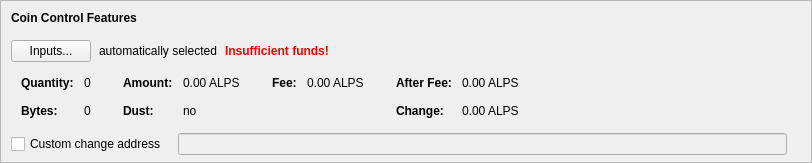
    <widget class="QFrame" name="frameCoinControl">
     <property name="sizePolicy">
      <sizepolicy hsizetype="Expanding" vsizetype="Expanding">
       <horstretch>0</horstretch>
       <verstretch>0</verstretch>
      </sizepolicy>
     </property>
     <property name="maximumSize">
      <size>
       <width>16777215</width>
       <height>16777215</height>
      </size>
     </property>
     <property name="frameShape">
      <enum>QFrame::StyledPanel</enum>
     </property>
     <property name="frameShadow">
      <enum>QFrame::Sunken</enum>
     </property>
     <layout class="QVBoxLayout" name="verticalLayoutCoinControl2">
      <property name="spacing">
       <number>0</number>
      </property>
      <property name="leftMargin">
       <number>0</number>
      </property>
      <property name="topMargin">
       <number>0</number>
      </property>
      <property name="rightMargin">
       <number>0</number>
      </property>
      <property name="bottomMargin">
       <number>6</number>
      </property>
      <item>
       <layout class="QVBoxLayout" name="verticalLayoutCoinControl" stretch="0,0,0,0,1">
        <property name="spacing">
         <number>0</number>
        </property>
        <property name="leftMargin">
         <number>10</number>
        </property>
        <property name="topMargin">
         <number>10</number>
        </property>
        <item>
         <layout class="QHBoxLayout" name="horizontalLayoutCoinControl1">
          <property name="bottomMargin">
           <number>15</number>
          </property>
          <item>
           <widget class="QLabel" name="labelCoinControlFeatures">
            <property name="sizePolicy">
             <sizepolicy hsizetype="Preferred" vsizetype="Maximum">
              <horstretch>0</horstretch>
              <verstretch>0</verstretch>
             </sizepolicy>
            </property>
            <property name="font">
             <font>
              <weight>75</weight>
              <bold>true</bold>
             </font>
            </property>
            <property name="styleSheet">
             <string notr="true">font-weight:bold;</string>
            </property>
            <property name="text">
             <string>Coin Control Features</string>
            </property>
           </widget>
          </item>
         </layout>
        </item>
        <item>
         <layout class="QHBoxLayout" name="horizontalLayoutCoinControl2" stretch="0,0,0,0">
          <property name="spacing">
           <number>8</number>
          </property>
          <property name="bottomMargin">
           <number>10</number>
          </property>
          <item>
           <widget class="QPushButton" name="pushButtonCoinControl">
            <property name="styleSheet">
             <string notr="true"/>
            </property>
            <property name="text">
             <string>Inputs...</string>
            </property>
            <property name="autoDefault">
             <bool>false</bool>
            </property>
           </widget>
          </item>
          <item>
           <widget class="QLabel" name="labelCoinControlAutomaticallySelected">
            <property name="text">
             <string>automatically selected</string>
            </property>
            <property name="margin">
             <number>5</number>
            </property>
           </widget>
          </item>
          <item>
           <widget class="QLabel" name="labelCoinControlInsuffFunds">
            <property name="font">
             <font>
              <weight>75</weight>
              <bold>true</bold>
             </font>
            </property>
            <property name="styleSheet">
             <string notr="true">color:red;font-weight:bold;</string>
            </property>
            <property name="text">
             <string>Insufficient funds!</string>
            </property>
            <property name="margin">
             <number>5</number>
            </property>
           </widget>
          </item>
          <item>
           <spacer name="horizontalSpacerCoinControl">
            <property name="orientation">
             <enum>Qt::Horizontal</enum>
            </property>
            <property name="sizeHint" stdset="0">
             <size>
              <width>40</width>
              <height>1</height>
             </size>
            </property>
           </spacer>
          </item>
         </layout>
        </item>
        <item>
         <widget class="QWidget" name="widgetCoinControl" native="true">
          <property name="sizePolicy">
           <sizepolicy hsizetype="Preferred" vsizetype="Preferred">
            <horstretch>0</horstretch>
            <verstretch>0</verstretch>
           </sizepolicy>
          </property>
          <property name="minimumSize">
           <size>
            <width>0</width>
            <height>0</height>
           </size>
          </property>
          <property name="styleSheet">
           <string notr="true"/>
          </property>
          <layout class="QHBoxLayout" name="horizontalLayoutCoinControl5">
           <property name="leftMargin">
            <number>0</number>
           </property>
           <property name="topMargin">
            <number>0</number>
           </property>
           <property name="rightMargin">
            <number>0</number>
           </property>
           <property name="bottomMargin">
            <number>0</number>
           </property>
           <item>
            <layout class="QHBoxLayout" name="horizontalLayoutCoinControl3" stretch="0,0,0,1">
             <property name="spacing">
              <number>20</number>
             </property>
             <property name="topMargin">
              <number>0</number>
             </property>
             <property name="bottomMargin">
              <number>10</number>
             </property>
             <item>
              <layout class="QFormLayout" name="formLayoutCoinControl1">
               <property name="horizontalSpacing">
                <number>10</number>
               </property>
               <property name="verticalSpacing">
                <number>14</number>
               </property>
               <property name="leftMargin">
                <number>10</number>
               </property>
               <property name="topMargin">
                <number>4</number>
               </property>
               <property name="rightMargin">
                <number>6</number>
               </property>
               <item row="0" column="0">
                <widget class="QLabel" name="labelCoinControlQuantityText">
                 <property name="font">
                  <font>
                   <weight>75</weight>
                   <bold>true</bold>
                  </font>
                 </property>
                 <property name="text">
                  <string>Quantity:</string>
                 </property>
                 <property name="margin">
                  <number>0</number>
                 </property>
                </widget>
               </item>
               <item row="0" column="1">
                <widget class="QLabel" name="labelCoinControlQuantity">
                 <property name="cursor">
                  <cursorShape>IBeamCursor</cursorShape>
                 </property>
                 <property name="contextMenuPolicy">
                  <enum>Qt::ActionsContextMenu</enum>
                 </property>
                 <property name="text">
                  <string notr="true">0</string>
                 </property>
                 <property name="margin">
                  <number>0</number>
                 </property>
                 <property name="textInteractionFlags">
                  <set>Qt::LinksAccessibleByMouse|Qt::TextSelectableByKeyboard|Qt::TextSelectableByMouse</set>
                 </property>
                </widget>
               </item>
               <item row="1" column="0">
                <widget class="QLabel" name="labelCoinControlBytesText">
                 <property name="font">
                  <font>
                   <weight>75</weight>
                   <bold>true</bold>
                  </font>
                 </property>
                 <property name="text">
                  <string>Bytes:</string>
                 </property>
                </widget>
               </item>
               <item row="1" column="1">
                <widget class="QLabel" name="labelCoinControlBytes">
                 <property name="cursor">
                  <cursorShape>IBeamCursor</cursorShape>
                 </property>
                 <property name="contextMenuPolicy">
                  <enum>Qt::ActionsContextMenu</enum>
                 </property>
                 <property name="text">
                  <string notr="true">0</string>
                 </property>
                 <property name="textInteractionFlags">
                  <set>Qt::LinksAccessibleByMouse|Qt::TextSelectableByKeyboard|Qt::TextSelectableByMouse</set>
                 </property>
                </widget>
               </item>
              </layout>
             </item>
             <item>
              <layout class="QFormLayout" name="formLayoutCoinControl2">
               <property name="horizontalSpacing">
                <number>10</number>
               </property>
               <property name="verticalSpacing">
                <number>14</number>
               </property>
               <property name="leftMargin">
                <number>6</number>
               </property>
               <property name="topMargin">
                <number>4</number>
               </property>
               <property name="rightMargin">
                <number>6</number>
               </property>
               <item row="0" column="0">
                <widget class="QLabel" name="labelCoinControlAmountText">
                 <property name="font">
                  <font>
                   <weight>75</weight>
                   <bold>true</bold>
                  </font>
                 </property>
                 <property name="text">
                  <string>Amount:</string>
                 </property>
                 <property name="margin">
                  <number>0</number>
                 </property>
                </widget>
               </item>
               <item row="0" column="1">
                <widget class="QLabel" name="labelCoinControlAmount">
                 <property name="cursor">
                  <cursorShape>IBeamCursor</cursorShape>
                 </property>
                 <property name="contextMenuPolicy">
                  <enum>Qt::ActionsContextMenu</enum>
                 </property>
                 <property name="text">
                  <string notr="true">0.00 ALPS</string>
                 </property>
                 <property name="textInteractionFlags">
                  <set>Qt::LinksAccessibleByMouse|Qt::TextSelectableByKeyboard|Qt::TextSelectableByMouse</set>
                 </property>
                </widget>
               </item>
               <item row="1" column="0">
                <widget class="QLabel" name="labelCoinControlLowOutputText">
                 <property name="font">
                  <font>
                   <weight>75</weight>
                   <bold>true</bold>
                  </font>
                 </property>
                 <property name="text">
                  <string>Dust:</string>
                 </property>
                </widget>
               </item>
               <item row="1" column="1">
                <widget class="QLabel" name="labelCoinControlLowOutput">
                 <property name="cursor">
                  <cursorShape>IBeamCursor</cursorShape>
                 </property>
                 <property name="contextMenuPolicy">
                  <enum>Qt::ActionsContextMenu</enum>
                 </property>
                 <property name="text">
                  <string notr="true">no</string>
                 </property>
                 <property name="textInteractionFlags">
                  <set>Qt::LinksAccessibleByMouse|Qt::TextSelectableByKeyboard|Qt::TextSelectableByMouse</set>
                 </property>
                </widget>
               </item>
              </layout>
             </item>
             <item>
              <layout class="QFormLayout" name="formLayoutCoinControl3">
               <property name="horizontalSpacing">
                <number>10</number>
               </property>
               <property name="verticalSpacing">
                <number>14</number>
               </property>
               <property name="leftMargin">
                <number>6</number>
               </property>
               <property name="topMargin">
                <number>4</number>
               </property>
               <property name="rightMargin">
                <number>6</number>
               </property>
               <item row="0" column="0">
                <widget class="QLabel" name="labelCoinControlFeeText">
                 <property name="font">
                  <font>
                   <weight>75</weight>
                   <bold>true</bold>
                  </font>
                 </property>
                 <property name="text">
                  <string>Fee:</string>
                 </property>
                 <property name="margin">
                  <number>0</number>
                 </property>
                </widget>
               </item>
               <item row="0" column="1">
                <widget class="QLabel" name="labelCoinControlFee">
                 <property name="cursor">
                  <cursorShape>IBeamCursor</cursorShape>
                 </property>
                 <property name="contextMenuPolicy">
                  <enum>Qt::ActionsContextMenu</enum>
                 </property>
                 <property name="text">
                  <string notr="true">0.00 ALPS</string>
                 </property>
                 <property name="textInteractionFlags">
                  <set>Qt::LinksAccessibleByMouse|Qt::TextSelectableByKeyboard|Qt::TextSelectableByMouse</set>
                 </property>
                </widget>
               </item>
             </layout>
             </item>
             <item>
              <layout class="QFormLayout" name="formLayoutCoinControl4">
               <property name="horizontalSpacing">
                <number>10</number>
               </property>
               <property name="verticalSpacing">
                <number>14</number>
               </property>
               <property name="leftMargin">
                <number>6</number>
               </property>
               <property name="topMargin">
                <number>4</number>
               </property>
               <property name="rightMargin">
                <number>6</number>
               </property>
               <item row="0" column="0">
                <widget class="QLabel" name="labelCoinControlAfterFeeText">
                 <property name="font">
                  <font>
                   <weight>75</weight>
                   <bold>true</bold>
                  </font>
                 </property>
                 <property name="text">
                  <string>After Fee:</string>
                 </property>
                 <property name="margin">
                  <number>0</number>
                 </property>
                </widget>
               </item>
               <item row="0" column="1">
                <widget class="QLabel" name="labelCoinControlAfterFee">
                 <property name="cursor">
                  <cursorShape>IBeamCursor</cursorShape>
                 </property>
                 <property name="contextMenuPolicy">
                  <enum>Qt::ActionsContextMenu</enum>
                 </property>
                 <property name="text">
                  <string notr="true">0.00 ALPS</string>
                 </property>
                 <property name="textInteractionFlags">
                  <set>Qt::LinksAccessibleByMouse|Qt::TextSelectableByKeyboard|Qt::TextSelectableByMouse</set>
                 </property>
                </widget>
               </item>
               <item row="1" column="0">
                <widget class="QLabel" name="labelCoinControlChangeText">
                 <property name="font">
                  <font>
                   <weight>75</weight>
                   <bold>true</bold>
                  </font>
                 </property>
                 <property name="text">
                  <string>Change:</string>
                 </property>
                </widget>
               </item>
               <item row="1" column="1">
                <widget class="QLabel" name="labelCoinControlChange">
                 <property name="cursor">
                  <cursorShape>IBeamCursor</cursorShape>
                 </property>
                 <property name="contextMenuPolicy">
                  <enum>Qt::ActionsContextMenu</enum>
                 </property>
                 <property name="text">
                  <string notr="true">0.00 ALPS</string>
                 </property>
                 <property name="textInteractionFlags">
                  <set>Qt::LinksAccessibleByMouse|Qt::TextSelectableByKeyboard|Qt::TextSelectableByMouse</set>
                 </property>
                </widget>
               </item>
              </layout>
             </item>
            </layout>
           </item>
          </layout>
         </widget>
        </item>
        <item>
         <layout class="QHBoxLayout" name="horizontalLayoutCoinControl4" stretch="0,0,0">
          <property name="spacing">
           <number>12</number>
          </property>
          <property name="sizeConstraint">
           <enum>QLayout::SetDefaultConstraint</enum>
          </property>
          <property name="topMargin">
           <number>5</number>
          </property>
          <property name="rightMargin">
           <number>5</number>
          </property>
          <item>
           <widget class="QCheckBox" name="checkBoxCoinControlChange">
            <property name="toolTip">
             <string>If this is activated, but the change address is empty or invalid, change will be sent to a newly generated address.</string>
            </property>
            <property name="text">
             <string>Custom change address</string>
            </property>
           </widget>
          </item>
          <item>
           <widget class="QValidatedLineEdit" name="lineEditCoinControlChange">
            <property name="enabled">
             <bool>false</bool>
            </property>
            <property name="sizePolicy">
             <sizepolicy hsizetype="Expanding" vsizetype="Fixed">
              <horstretch>0</horstretch>
              <verstretch>0</verstretch>
             </sizepolicy>
            </property>
           </widget>
          </item>
          <item>
           <widget class="QLabel" name="labelCoinControlChangeLabel">
            <property name="sizePolicy">
             <sizepolicy hsizetype="Preferred" vsizetype="Expanding">
              <horstretch>0</horstretch>
              <verstretch>0</verstretch>
             </sizepolicy>
            </property>
            <property name="minimumSize">
             <size>
              <width>0</width>
              <height>0</height>
             </size>
            </property>
            <property name="text">
             <string/>
            </property>
            <property name="margin">
             <number>3</number>
            </property>
           </widget>
          </item>
         </layout>
        </item>
        <item>
         <spacer name="verticalSpacerCoinControl">
          <property name="orientation">
           <enum>Qt::Vertical</enum>
          </property>
          <property name="sizeHint" stdset="0">
           <size>
            <width>800</width>
            <height>1</height>
           </size>
          </property>
         </spacer>
        </item>
       </layout>
      </item>
     </layout>
    </widget>
